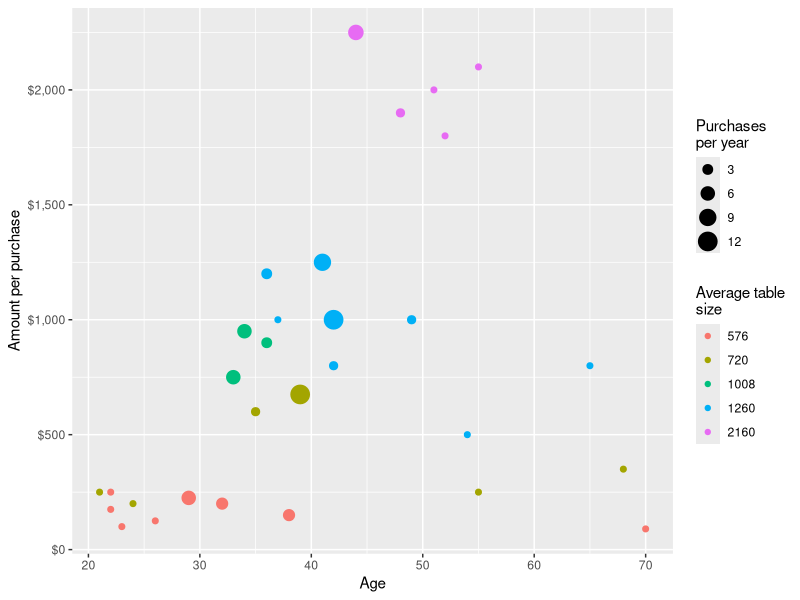
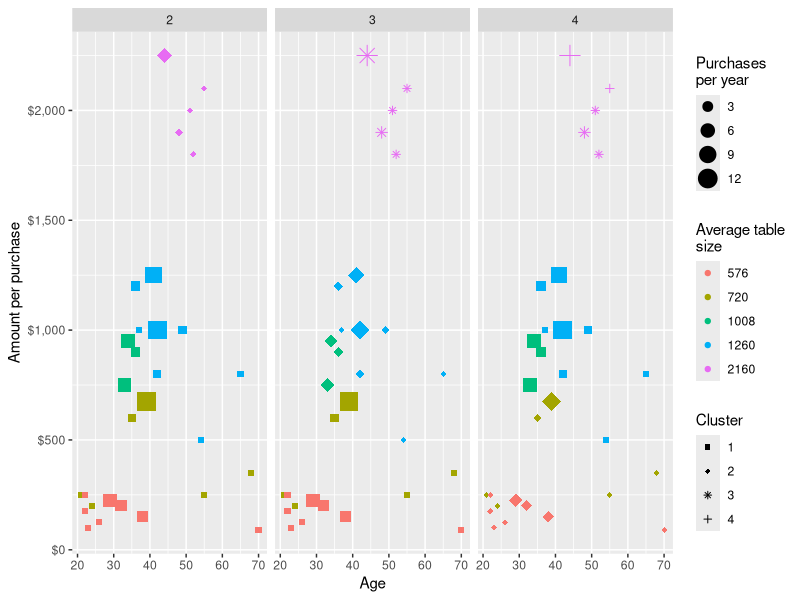
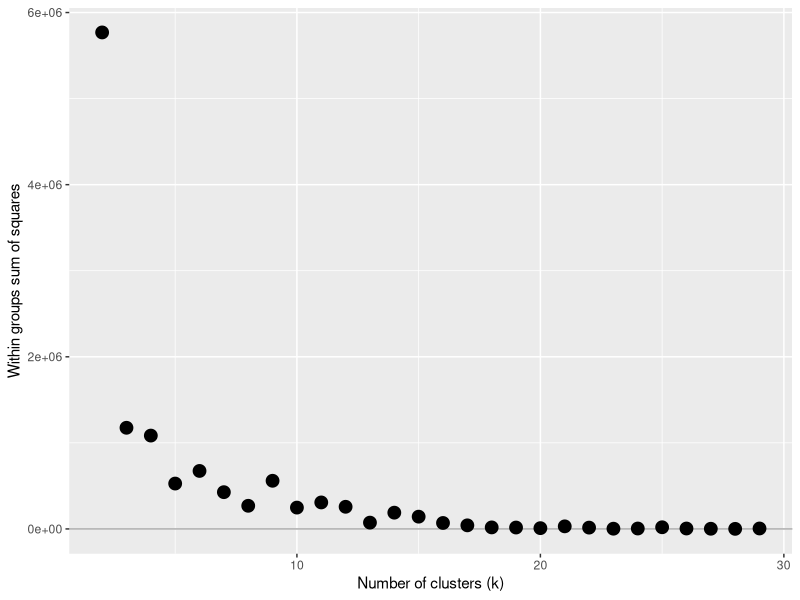

Write R code to recreate these figures, in order.
library(ggplot2)
library(scales)
p <- list()

# Read the raw data from file
dta <- read.csv("sales_data.csv")

# Plot the data to get an idea of what it looks like
p[["data"]] <-
  ggplot(dta) +
  geom_point(aes(x = Age, y = Dollars.per.purchase, color = factor(Average.table.size), size = Purchases.per.year)) +
  scale_size_area(name = "Purchases\nper year") +
  scale_color_discrete(name = "Average table\nsize") +
  scale_y_continuous(labels = dollar) +
  xlab("Age") +
  ylab("Amount per purchase")

# Run k-means clustering for different k's
ks         <- 2:29
results    <- list()
result_dta <- data.frame()
for (k in ks) {
  cluster_dta <- dta
  results[[paste0("k", k)]] <- kmeans(cluster_dta, k)
  cluster_dta$K <- k
  cluster_dta$Cluster <- results[[paste0("k", k)]]$cluster
  result_dta <- dplyr::bind_rows(result_dta, cluster_dta)
}
p[["clusters"]] <-
  p[["data"]] %+%
  dplyr::filter(result_dta, K %in% 2:4) +
  aes(shape = factor(Cluster)) +
  facet_wrap(~ K, 1) +
  scale_shape_manual(name = "Cluster", values = c(15, 18, 8, 3))

# Plot the within groups sum of squares
errors <- data.frame(K = ks, Within = plyr::laply(results, function(rs){ sum(rs$withinss) }), stringsAsFactors = FALSE)
p[["error"]] <-
  ggplot(errors) +
  geom_hline(yintercept = 0, color = "darkgrey") +
  geom_point(aes(x = K, y = Within), size = rel(4)) +
  xlab("Number of clusters (k)") +
  ylab("Within groups sum of squares")

# Write plots to disk
for (p_name in names(p)) {
  ggsave(paste0(p_name, ".png"), p[[p_name]], width = 16, height = 9)
}